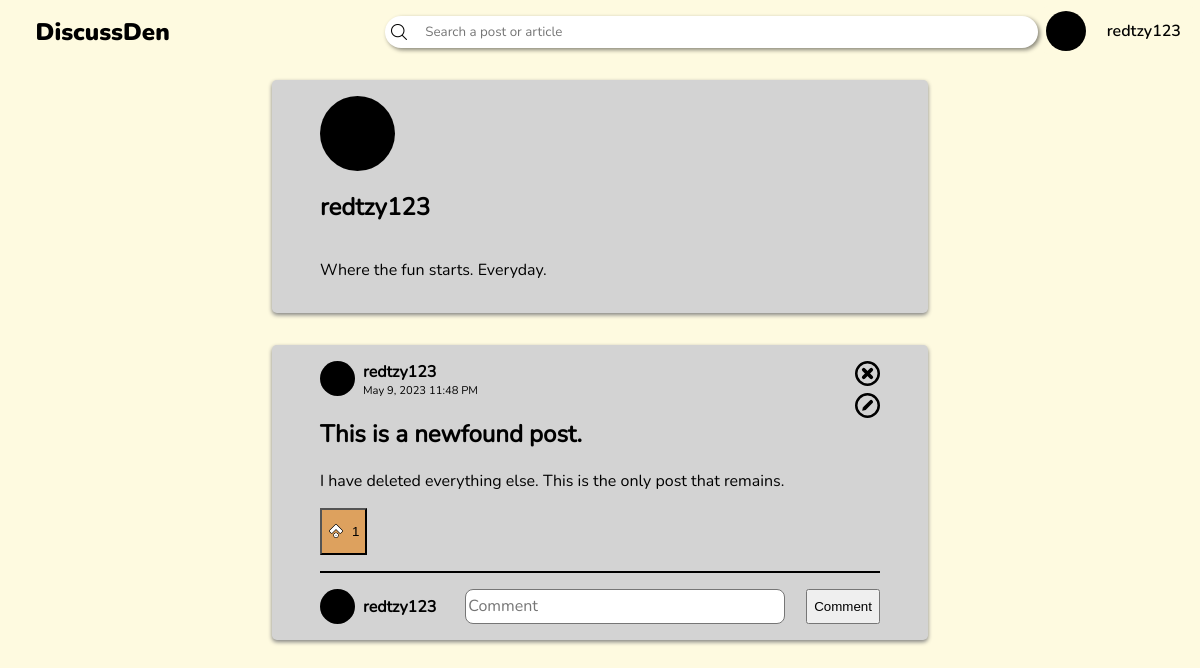
Page /profile.php (signed in) on the earlier database version.
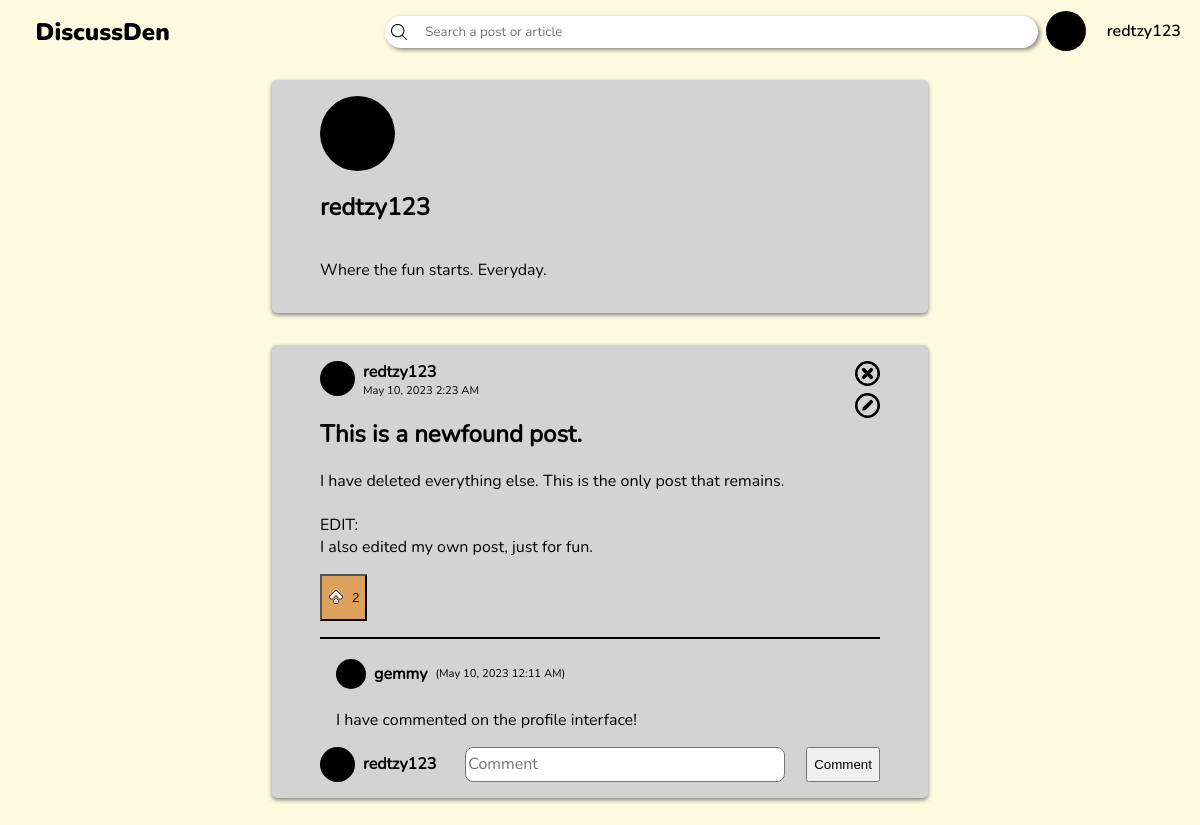
Same page on the later database version.
### tables this page shows
CREATE TABLE posts (id INTEGER PRIMARY KEY AUTOINCREMENT NOT NULL UNIQUE, user_id INTEGER REFERENCES users (user_id) NOT NULL, title TEXT NOT NULL, content TEXT NOT NULL, date, likes);

CREATE TABLE users (user_id INTEGER PRIMARY KEY AUTOINCREMENT, username TEXT UNIQUE NOT NULL, password TEXT NOT NULL, link TEXT NOT NULL, recent_searches);

CREATE TABLE comments (comment_id INTEGER PRIMARY KEY AUTOINCREMENT UNIQUE NOT NULL, post_id INTEGER REFERENCES posts (id) ON DELETE NO ACTION NOT NULL, name TEXT, content TEXT NOT NULL, date);

### profile.php (the view, shortened to what the changed rows need)
<!DOCTYPE html>
<html lang="en">
<head>
    <link rel="stylesheet" href="header.css">
    <link rel="stylesheet" href="post-boxes.css">
</head>
<body>
    <?php
        include "header.php";
    ?>
    <section class="post-section" style="margin-top:3rem">
        <div class="post-container">
            <h2 class="username"><?php echo $_SESSION['username'] ?></h2>
        </div>
        <?php
        $stmt = $db -> prepare('SELECT * FROM users WHERE username = :user');
        $stmt -> bindParam(':user', $_SESSION['username']);
        $stmt -> execute();
        $user_id = $stmt -> fetch(PDO::FETCH_ASSOC)['user_id'];
        $stmt = $db -> prepare('SELECT * FROM posts WHERE user_id = :user');
        $stmt -> bindParam(':user', $user_id);
        $stmt -> execute();
        $posts = $stmt -> fetchAll(PDO::FETCH_ASSOC);
        foreach (array_reverse($posts) as $post) {
            $stmt = $db -> prepare('SELECT * FROM users WHERE user_id = :userID');
            $stmt -> bindParam(':userID', $post['user_id'], PDO::PARAM_INT);
            $stmt -> execute();
            $post_user = $stmt -> fetch(PDO::FETCH_ASSOC);
            echo    '<div class="post-container">
                        <div class="post-user">
                            <svg width=35 height=35>
                                <circle cx=17.5 cy=17.5 r=17.5 fill=black/>
                            </svg>
                            <h4 class="username">' . $post_user['username'] . '</h4>
                            <p>' . $post['date'] . '</p>
                        </div>
                        <div class="post-content">
                            <h2>' . $post['title'] . '</h2>
                            <p>' . $post['content'] . '</p>';
            if (isset($_SESSION['username'])) {
                echo '<button class="like" data-id="' . $post['id'] . '">';
                if (($likes = json_decode($post['likes'])) !== NULL) {
                    echo '<p class="likes">' . count(json_decode($post['likes'])) . '</p>';
                }
                    echo '<img class="like-state" ';
                        if(!((array_search($_SESSION['username'], json_decode($post['likes']))) === false)) {
                            echo 'src="img/upvote-filled.png"';
                        } else {
                            echo 'src="img/upvote-nofill.png"';
                        }
                    echo '/>
                </button>';
            } else {
                echo '<button disabled>Like</button>';
            }
            echo '
                        <svg width=25 height=25 class="delete-btn">
                            <circle cx=50% cy=50% r=45% stroke=black stroke-width=10% fill="transparent"/>
                            <line x1=35% y1=35% x2=65% y2=65% stroke=black stroke-width=15% stroke-linecap="round" />
                            <line x1=35% y1=65% x2=65% y2=35% stroke=black stroke-width=15% stroke-linecap="round" />
                            </svg>
                            <div class="delete-confirm">
                            <h3 class="username">Are you sure you want to delete this post?</h3>
                            <button onclick="delete_post(' . $post['id'] . ')">Yes</button>
                            <button onclick="this.parentElement.classList.remove(\'active\')">No</button>
                        </div>
                        <svg width=25 height=25 class="edit-btn" data-id="' . $post['id'] . '">
                            <circle cx=50% cy=50% r=45% stroke=black stroke-width=10% fill=transparent />
                            <g transform="rotate(45 12.5 12.5)">
                                <rect x=42.5% y=22% width=15% height=50% ry=7% fill=black stroke=none />
                                <path d="M 10.5 17 L 12.5 20 L 14.5 17 Z"/>
                            </g>
                        </svg>
                    </div><hr>';
            $stmt = $db -> prepare('SELECT * FROM comments WHERE post_id = :post_id');
            $stmt -> bindParam(':post_id', $post['id'], PDO::PARAM_INT);
            $stmt -> execute();
            $comments = $stmt -> fetchAll(PDO::FETCH_ASSOC);
            foreach ($comments as $comment) {
                echo    '<div class="comment-container">
                            <div>
                                <svg width=30 height=30>
                                    <circle cx=50% cy=50% r=50% fill=black/>
                                </svg>
                                <h4 class="username">' . $comment['name'] . '</h4>
                                <p>(' . $comment['date'] . ')</p>
                            </div>
                            <p>' . $comment['content'] . '</p>
                        </div>';
            }
            echo '
                    <form class="comment-box">
                        <input type="hidden" name="post_id" value="' . $post['id'] . '">
                ';
            if (isset($_SESSION['username'])) {
                echo '
                        <input type="hidden" name="username" value="' . $_SESSION['username'] . '">
                        <div>
                            <svg width=35 height=35>
                                <circle cx=17.5 cy=17.5 r=17.5 fill=black/>
                            </svg>
                            <h4 class="username">' . $_SESSION['username'] . '</h4>
                        </div>
                        <textarea name="comment" placeholder="Comment"></textarea>
                        <input type="submit" value="Comment">
                        ';
            } else {
                echo '
                        <input type="hidden" name="username" value="Anonymous">
            '; }
            echo '</form></div>';
        }
    ?>
    </section>
</body>
</html>

Differences in the rows shown:
changed posts "This is a newfound post.": date "May 9, 2023 11:48 PM" → "May 10, 2023 2:23 AM"; content "I have deleted everything else. This is the only post that remains." → "I have deleted everything else. This is the only post that remains. EDIT: I also edited my own post, just for fun."; likes "1" → "2"
added comments: name "gemmy", date "May 10, 2023 12:11 AM", content "I have commented on the profile interface!"
